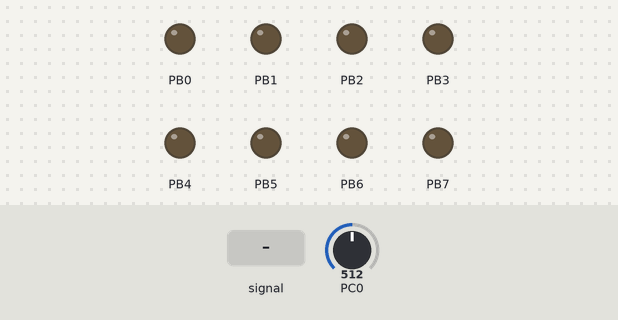
A program run on a simulated ATmega8, built with avr-gcc and emulated at 10 MHz. On the bench: output pins drawn as LEDs (lit = HIGH). Inputs (shaded band) come from the test bench; at power-on: PC0 = 512.

Above: at 1.2 s.
1.3 s: PC0 fed a 1000 Hz sine of ±255 counts around its level
At 2.1 s:
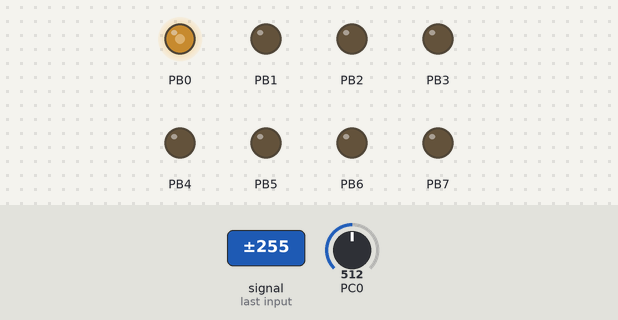
Timing chart, 0 to 4.3 s (numbered marks = the images above; inputs shaded):
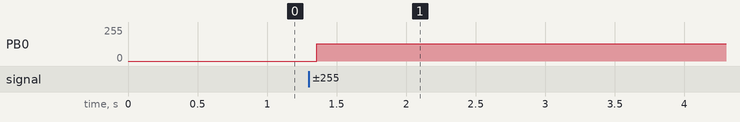

Measured:
- after the input at 1.3 s, PB0: 0/255 → 130/255 after 0.06 s

The program:

main.cpp
```cpp
/*
 * adcAtmega8.cpp
 *
 * Created: 4/2/2019 10:07:14 AM
 * Author : PC
 */

#include <avr/io.h>
#include <util/delay.h>
#include <avr/interrupt.h>
#define F_CPU 10000000L
#define loop_until_bit_is_set(sfr,bit) do{}while(!bit_is_clear(sfr,bit))
uint16_t readADC(unsigned char adc_pin){
	ADMUX = adc_pin | (1<<REFS1) | (1<<REFS0);
	ADCSRA |= (1<<ADSC);
	loop_until_bit_is_set(ADCSRA,ADIF);
	return ADCW;
}
int main(void)
{
    /* Replace with your application code */
	DDRB = 0xFF;
	PORTB = 0x00;

	TCCR0 = (1<<CS02); //set chia 8
	TCNT0 = 0;
	TIMSK = (1<<TOIE0);
	sei();


	ADCSRA = (1<<ADEN) | (1<<ADPS0)|(1<<ADPS2);
	ADMUX = (1<<REFS1) | (1<<REFS0);
	DDRB = 0xFF;
    while (1)
    {
		TCNT0 = readADC(0);

    }
}
ISR(TIMER0_OVF_vect){
	PORTB ^= 1;
}
```
